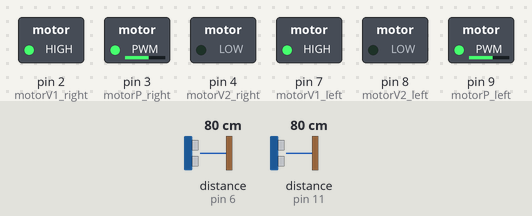
Bench run of a sketch on a simulated Arduino Uno, built with avr-gcc and run on an emulated ATmega328P. Shown: switched loads named in the sketch (green lamp = pin HIGH). Wiring (inferred from the names in the program): 2 × ultrasonic range finder: trigger pin 10, echo pin 11 / trigger pin 12, echo pin 6. The test bench sets the inputs (shaded band); at power-on: distance to the obstacle (sensors on pin 6, pin 11) 80 cm. The echo pulse lasts 58.3 µs per cm; pins used as bus, display or sensor lines are not drawn.

Above: at 0.1 s.
Timing chart, 0 to 1.6 s (numbered marks = the images above):
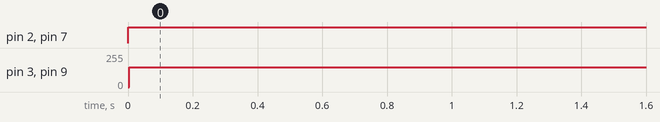

Measured:
- by itself, pin 2 (motorV1_right), pin 7 (motorV1_left): LOW → HIGH at 0.00 s
- by itself, pin 3 (motorP_right), pin 9 (motorP_left): 0/255 → 150/255 at 0.00 s

The sketch:

follow_machine.ino
```cpp
const int timeout =2000;//pulesInのタイムアウト時間（マイクロ秒）
//設定
#include "pin_num.h"
int lost=0;//見失ったとき1にする
double space=4;//車間距離cm
int base_duty=150;

double Kp=10;
double Kd=0;
double Kp2=0;
//制御定数

double Ldist = 0;
double Rdist= 0;
double dist=10;
double LRdiff = 0;
//制御をかける数

double prediff;
double predist;
//見失った時用の

double adj;
double mag;
//回転数に作用する値

double dt;
double pretime;
double P,D;
double preP = 0;
//制御に関わる数
void setup() {
  //Serial.begin(9600);
  pinMode(trigPin_left, OUTPUT);
  pinMode(echoPin_left, INPUT);
  pinMode(trigPin_right, OUTPUT);
  pinMode(echoPin_right, INPUT);

  pinMode(motorV1_right, OUTPUT);
  pinMode(motorP_right, OUTPUT);
  pinMode(motorV2_right, OUTPUT);
  pinMode(motorV1_left, OUTPUT);
  pinMode(motorV2_left, OUTPUT);
  pinMode(motorP_left, OUTPUT);
}
void loop() {
  forward_mode();
  // if(reboot==0){
  //   forward_mode();
  // }else if(reboot==1){
  //   stop();
  // }
  following();

}

void following(){
  clearlost();
  Ldist=get_dist(trigPin_left,echoPin_left);
  Rdist=get_dist(trigPin_right,echoPin_right);
  LRdiff=Ldist-Rdist;
  dist=(Ldist+Rdist)/2;//左右差と平均距離を導出
  if((Ldist<space)||(Rdist<space)){
    dist=0;
  }
  //Serial.println(dist);
  if(lost==1){
    lost_ctrl(prediff,predist);
  }else{
    regular_ctrl(LRdiff,dist);
  }

}
void clearlost(){
  lost=0;
  //lost時に使った数のリセットをする
}

void regular_ctrl(double LRdiff,double dist){//平常時の制御
  adj=PID_calc(LRdiff);
  mag=1;
  // mag=get_mag(dist,space);
  //制御を行う

  analogWrite(3,mag*(base_duty-adj));//右制御
  analogWrite(9,mag*(base_duty+adj));//左制御
  prediff=LRdiff;
  predist=dist;
}

void lost_ctrl(double diff,double dist){//lost時の制御 I制御を行ってもいいかも

  adj=PID_calc(diff);
  mag=1;
  // mag=get_mag(dist,space);
  //制御を行う

  //なにか倍率をかける？
  analogWrite(motorP_right,mag*(base_duty-adj));//右制御
  analogWrite(motorP_left,mag*(base_duty+adj));//左制御
}

// double get_mag(double dist,double space){//回転数に作用する倍率を決める もっとうまくやれるかも
//   if(space<=dist){
//     return 1;
//     // return P_calc(dist,space);
//   }else if(dist<space){
//     return 0.0000001;
//   }
// }

void forward_mode(){
  digitalWrite(2,HIGH);
  digitalWrite(4,LOW);
  digitalWrite(7,HIGH);
  digitalWrite(8,LOW);
  //前進するよ
}
void stop(){
    digitalWrite(2,HIGH);
    digitalWrite(4,HIGH);
    digitalWrite(7,HIGH);
    digitalWrite(8,HIGH);
}
// double PID_calc(double x){//PID制御の計算部分

//   dt = (micros()-pretime)/1000000;
//   pretime = micros();

//   P = x;
//   I += P*dt;
//   D = (P-preP)/dt;
//   preP = P;

//   return Kp*P+Kd*D+Ki*I;
// }
// double P_calc(double x,int double target){//P制御の計算部分

//   P = x-target;

//   return Kp2*P;
// }

// double get_dist(int trig,int echo){ //距離を返す。タイムアウト時はlostを1にして0を返す。
//   double duration,distance;
//   digitalWrite(trig, LOW);
//   digitalWrite(echo, LOW);

//   delayMicroseconds(1);
//   digitalWrite(trig, HIGH);
//   delayMicroseconds(10);
//   digitalWrite(trig, LOW);
//   duration = pulseIn(echo, HIGH,timeout);
//   if(duration=0){
//     lost=1;
//     return 0;
//   }else{
//     distance = duration * 0.000001 * 34000 / 2;

//     return distance;
//   }
// }
```

calc.ino
```cpp
double PID_calc(double x){//PID制御の計算部分

  dt = (micros()-pretime)/1000000;
  pretime = micros();

  P = x;
  D = (P-preP)/dt;
  preP = P;

  return Kp*P+Kd*D;
}
double P_calc(double x,double target){//P制御の計算部分

  P = x-target;

  return Kp2*P;
}
```

get_dist.ino
```cpp
double get_dist(int trig,int echo){ //距離を返す。タイムアウト時はlostを1にして0を返す。
  double duration,distance;
  digitalWrite(trig, LOW);
  digitalWrite(echo, LOW);

  delayMicroseconds(1);
  digitalWrite(trig, HIGH);
  delayMicroseconds(10);
  digitalWrite(trig, LOW);
  duration = pulseIn(echo, HIGH,timeout);
  //Serial.println(duration);
  if(duration==0){
    lost=1;
    //Serial.println("lost!");
    return 0;
  }else{
    distance = duration * 0.000001 * 34000 / 2;
    //Serial.println(distance);
    return distance;
  }
}
```

pin_num.h
```cpp
const int trigPin_right =10;
const int echoPin_right = 11;
//0から9までのピンだけ使うようにせよ！！
const int trigPin_left = 12;
const int echoPin_left = 6;


const int motorV1_right =2;
const int motorV2_right = 4;

const int motorV1_left = 7;
const int motorV2_left = 8;

const int motorP_right = 3;
const int motorP_left = 9;
```
